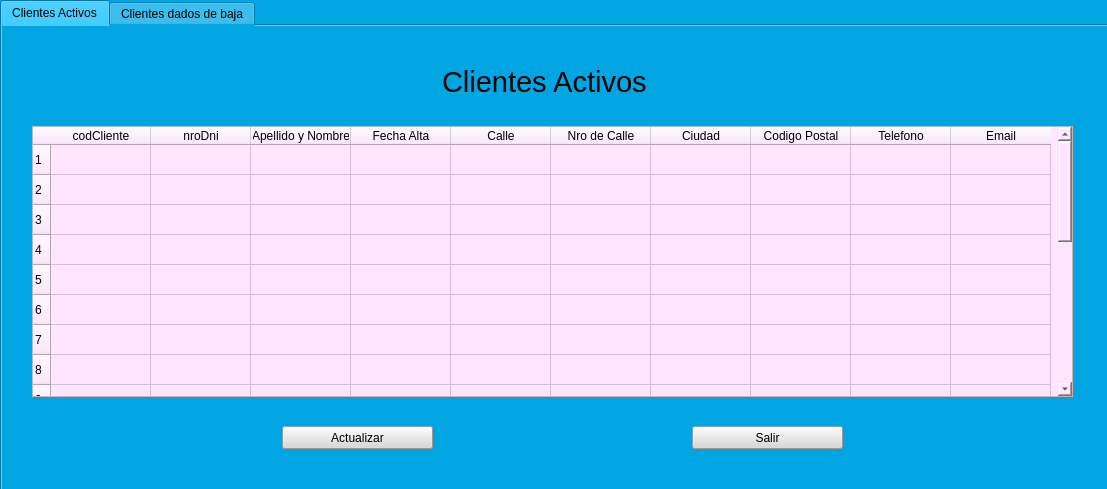
<?xml version="1.0" encoding="UTF-8"?>
<ui version="4.0">
 <class>lista_clientes</class>
 <widget class="QWidget" name="lista_clientes">
  <property name="geometry">
   <rect>
    <x>0</x>
    <y>0</y>
    <width>1107</width>
    <height>489</height>
   </rect>
  </property>
  <property name="windowTitle">
   <string>Form</string>
  </property>
  <property name="styleSheet">
   <string notr="true">
background-color: rgb(0, 165, 225);</string>
  </property>
  <widget class="QTabWidget" name="tabWidget">
   <property name="geometry">
    <rect>
     <x>0</x>
     <y>0</y>
     <width>1151</width>
     <height>581</height>
    </rect>
   </property>
   <property name="styleSheet">
    <string notr="true">
background-color: rgb(0, 165, 225);
</string>
   </property>
   <property name="currentIndex">
    <number>0</number>
   </property>
   <widget class="QWidget" name="tab">
    <attribute name="title">
     <string>Clientes Activos</string>
    </attribute>
    <widget class="QTableWidget" name="tableWidget">
     <property name="geometry">
      <rect>
       <x>30</x>
       <y>100</y>
       <width>1041</width>
       <height>271</height>
      </rect>
     </property>
     <property name="styleSheet">
      <string notr="true">background-color: rgb(255, 229, 253);</string>
     </property>
     <row>
      <property name="text">
       <string>1</string>
      </property>
     </row>
     <row>
      <property name="text">
       <string>2</string>
      </property>
     </row>
     <row>
      <property name="text">
       <string>3</string>
      </property>
     </row>
     <row>
      <property name="text">
       <string>4</string>
      </property>
     </row>
     <row>
      <property name="text">
       <string>5</string>
      </property>
     </row>
     <row>
      <property name="text">
       <string>6</string>
      </property>
     </row>
     <row>
      <property name="text">
       <string>7</string>
      </property>
     </row>
     <row>
      <property name="text">
       <string>8</string>
      </property>
     </row>
     <row>
      <property name="text">
       <string>9</string>
      </property>
     </row>
     <row>
      <property name="text">
       <string>10</string>
      </property>
     </row>
     <row>
      <property name="text">
       <string>11</string>
      </property>
     </row>
     <row>
      <property name="text">
       <string>12</string>
      </property>
     </row>
     <row>
      <property name="text">
       <string>13</string>
      </property>
     </row>
     <row>
      <property name="text">
       <string>14</string>
      </property>
     </row>
     <row>
      <property name="text">
       <string>15</string>
      </property>
     </row>
     <row>
      <property name="text">
       <string>16</string>
      </property>
     </row>
     <row>
      <property name="text">
       <string>17</string>
      </property>
     </row>
     <row>
      <property name="text">
       <string>18</string>
      </property>
     </row>
     <row>
      <property name="text">
       <string>19</string>
      </property>
     </row>
     <column>
      <property name="text">
       <string>codCliente</string>
      </property>
     </column>
     <column>
      <property name="text">
       <string>nroDni</string>
      </property>
     </column>
     <column>
      <property name="text">
       <string>Apellido y Nombre</string>
      </property>
     </column>
     <column>
      <property name="text">
       <string>Fecha Alta</string>
      </property>
     </column>
     <column>
      <property name="text">
       <string>Calle</string>
      </property>
     </column>
     <column>
      <property name="text">
       <string>Nro de Calle</string>
      </property>
     </column>
     <column>
      <property name="text">
       <string>Ciudad</string>
      </property>
     </column>
     <column>
      <property name="text">
       <string>Codigo Postal</string>
      </property>
     </column>
     <column>
      <property name="text">
       <string>Telefono</string>
      </property>
     </column>
     <column>
      <property name="text">
       <string>Email</string>
      </property>
     </column>
    </widget>
    <widget class="QLabel" name="label">
     <property name="geometry">
      <rect>
       <x>440</x>
       <y>30</y>
       <width>241</width>
       <height>51</height>
      </rect>
     </property>
     <property name="font">
      <font>
       <pointsize>22</pointsize>
      </font>
     </property>
     <property name="styleSheet">
      <string notr="true">color: rgb(0, 0, 0);</string>
     </property>
     <property name="text">
      <string>Clientes Activos</string>
     </property>
    </widget>
    <widget class="QPushButton" name="boton_actualizar">
     <property name="geometry">
      <rect>
       <x>280</x>
       <y>400</y>
       <width>151</width>
       <height>23</height>
      </rect>
     </property>
     <property name="styleSheet">
      <string notr="true">background-color: rgb(216, 216, 216);</string>
     </property>
     <property name="text">
      <string>Actualizar</string>
     </property>
    </widget>
    <widget class="QPushButton" name="boton_salir">
     <property name="geometry">
      <rect>
       <x>690</x>
       <y>400</y>
       <width>151</width>
       <height>23</height>
      </rect>
     </property>
     <property name="styleSheet">
      <string notr="true">background-color: rgb(216, 216, 216);</string>
     </property>
     <property name="text">
      <string>Salir</string>
     </property>
    </widget>
    <widget class="QLabel" name="label_3">
     <property name="geometry">
      <rect>
       <x>30</x>
       <y>10</y>
       <width>91</width>
       <height>81</height>
      </rect>
     </property>
     <property name="text">
      <string/>
     </property>
     <property name="pixmap">
      <pixmap>../Imagenes/ok.jpg</pixmap>
     </property>
    </widget>
   </widget>
   <widget class="QWidget" name="tab_2">
    <attribute name="title">
     <string>Clientes dados de baja</string>
    </attribute>
    <widget class="QTableWidget" name="tableWidget_2">
     <property name="geometry">
      <rect>
       <x>30</x>
       <y>100</y>
       <width>1041</width>
       <height>271</height>
      </rect>
     </property>
     <property name="styleSheet">
      <string notr="true">background-color: rgb(255, 229, 253);</string>
     </property>
     <row>
      <property name="text">
       <string>1</string>
      </property>
     </row>
     <row>
      <property name="text">
       <string>2</string>
      </property>
     </row>
     <row>
      <property name="text">
       <string>3</string>
      </property>
     </row>
     <row>
      <property name="text">
       <string>4</string>
      </property>
     </row>
     <row>
      <property name="text">
       <string>5</string>
      </property>
     </row>
     <row>
      <property name="text">
       <string>6</string>
      </property>
     </row>
     <row>
      <property name="text">
       <string>7</string>
      </property>
     </row>
     <row>
      <property name="text">
       <string>8</string>
      </property>
     </row>
     <row>
      <property name="text">
       <string>9</string>
      </property>
     </row>
     <row>
      <property name="text">
       <string>10</string>
      </property>
     </row>
     <row>
      <property name="text">
       <string>11</string>
      </property>
     </row>
     <row>
      <property name="text">
       <string>12</string>
      </property>
     </row>
     <row>
      <property name="text">
       <string>13</string>
      </property>
     </row>
     <row>
      <property name="text">
       <string>14</string>
      </property>
     </row>
     <row>
      <property name="text">
       <string>15</string>
      </property>
     </row>
     <row>
      <property name="text">
       <string>16</string>
      </property>
     </row>
     <row>
      <property name="text">
       <string>17</string>
      </property>
     </row>
     <row>
      <property name="text">
       <string>18</string>
      </property>
     </row>
     <row>
      <property name="text">
       <string>19</string>
      </property>
     </row>
     <column>
      <property name="text">
       <string>codCliente</string>
      </property>
     </column>
     <column>
      <property name="text">
       <string>nroDni</string>
      </property>
     </column>
     <column>
      <property name="text">
       <string>Apellido y Nombre</string>
      </property>
     </column>
     <column>
      <property name="text">
       <string>Fecha de Baja</string>
      </property>
     </column>
     <column>
      <property name="text">
       <string>Calle</string>
      </property>
     </column>
     <column>
      <property name="text">
       <string>Nro de Calle</string>
      </property>
     </column>
     <column>
      <property name="text">
       <string>Ciudad</string>
      </property>
     </column>
     <column>
      <property name="text">
       <string>Codigo Postal</string>
      </property>
     </column>
     <column>
      <property name="text">
       <string>Telefono</string>
      </property>
     </column>
     <column>
      <property name="text">
       <string>Email</string>
      </property>
     </column>
    </widget>
    <widget class="QLabel" name="label_2">
     <property name="geometry">
      <rect>
       <x>370</x>
       <y>30</y>
       <width>301</width>
       <height>51</height>
      </rect>
     </property>
     <property name="font">
      <font>
       <pointsize>22</pointsize>
      </font>
     </property>
     <property name="text">
      <string>Clientes dados de baja</string>
     </property>
    </widget>
    <widget class="QPushButton" name="boton_actualizar2">
     <property name="geometry">
      <rect>
       <x>280</x>
       <y>410</y>
       <width>151</width>
       <height>23</height>
      </rect>
     </property>
     <property name="styleSheet">
      <string notr="true">background-color: rgb(216, 216, 216);</string>
     </property>
     <property name="text">
      <string>Actualizar</string>
     </property>
    </widget>
    <widget class="QPushButton" name="boton_darAlta">
     <property name="geometry">
      <rect>
       <x>480</x>
       <y>410</y>
       <width>151</width>
       <height>23</height>
      </rect>
     </property>
     <property name="styleSheet">
      <string notr="true">background-color: rgb(216, 216, 216);</string>
     </property>
     <property name="text">
      <string>Dar de Alta</string>
     </property>
    </widget>
    <widget class="QPushButton" name="boton_salir_2">
     <property name="geometry">
      <rect>
       <x>690</x>
       <y>410</y>
       <width>151</width>
       <height>23</height>
      </rect>
     </property>
     <property name="styleSheet">
      <string notr="true">background-color: rgb(216, 216, 216);</string>
     </property>
     <property name="text">
      <string>Salir</string>
     </property>
    </widget>
    <widget class="QLabel" name="label_4">
     <property name="geometry">
      <rect>
       <x>30</x>
       <y>40</y>
       <width>91</width>
       <height>61</height>
      </rect>
     </property>
     <property name="text">
      <string/>
     </property>
     <property name="pixmap">
      <pixmap>../Imagenes/nook.jpg</pixmap>
     </property>
    </widget>
   </widget>
  </widget>
 </widget>
 <resources/>
 <connections/>
</ui>
